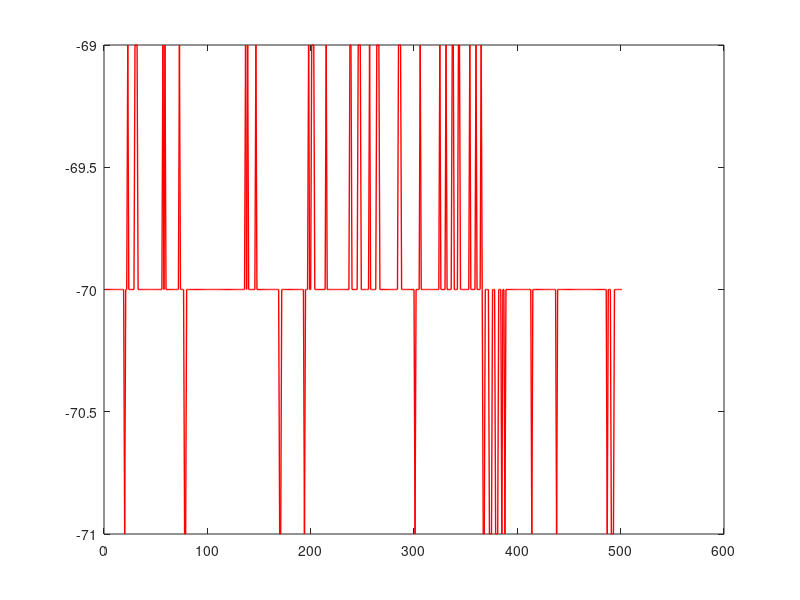

Source code (MATLAB): (Note: this script raises an error after producing the figure.)
clear; close all; clc

load data_NLOS.mat

% Original RSS Sequence
rssa = A(:,1);
rssb = A(:,2);
rssLen = length(rssa);

% rssa = A(1:rssLen/8,1);
% rssb = A(1:rssLen/8,2);
rssa = A((rssLen/8-500):rssLen/8,1);
rssb = A((rssLen/8-500):rssLen/8,2);
rssLen = length(rssa);


textSize = 16;
linewid = 1;
figure(1)
plot(1:rssLen, rssa, 'r', 'MarkerFaceColor', 'r', 'LineWidth',linewid)
hold on
ax = gca;
ax.YAxis.FontSize = 13;
ax.XAxis.FontSize = 13;
ax.YAxis.FontWeight = 'bold';
ax.XAxis.FontWeight = 'bold';
xlim([0 rssLen-1])
% ylim([-76 -63])
% legend('Alice','Bob', 'FontSize',textSize, 'FontWeight','bold', 'Location','southeast')
xlabel('Index', 'FontSize', 15, 'FontWeight','bold')
ylabel('RSS (dB)', 'FontSize',15, 'FontWeight','bold')

rperm = randperm(length(rssa));

figure(2)
plot(1:rssLen, rssa(rperm), 'r', 'MarkerFaceColor', 'r', 'LineWidth',linewid)
hold on
ax = gca;
ax.YAxis.FontSize = 13;
ax.XAxis.FontSize = 13;
ax.YAxis.FontWeight = 'bold';
ax.XAxis.FontWeight = 'bold';
xlim([0 rssLen])
% ylim([-76 -63])
% legend('Alice','Bob', 'FontSize',textSize, 'FontWeight','bold', 'Location','southeast')
xlabel('Index', 'FontSize', 15, 'FontWeight','bold')
ylabel('RSS (dB)', 'FontSize',15, 'FontWeight','bold')
